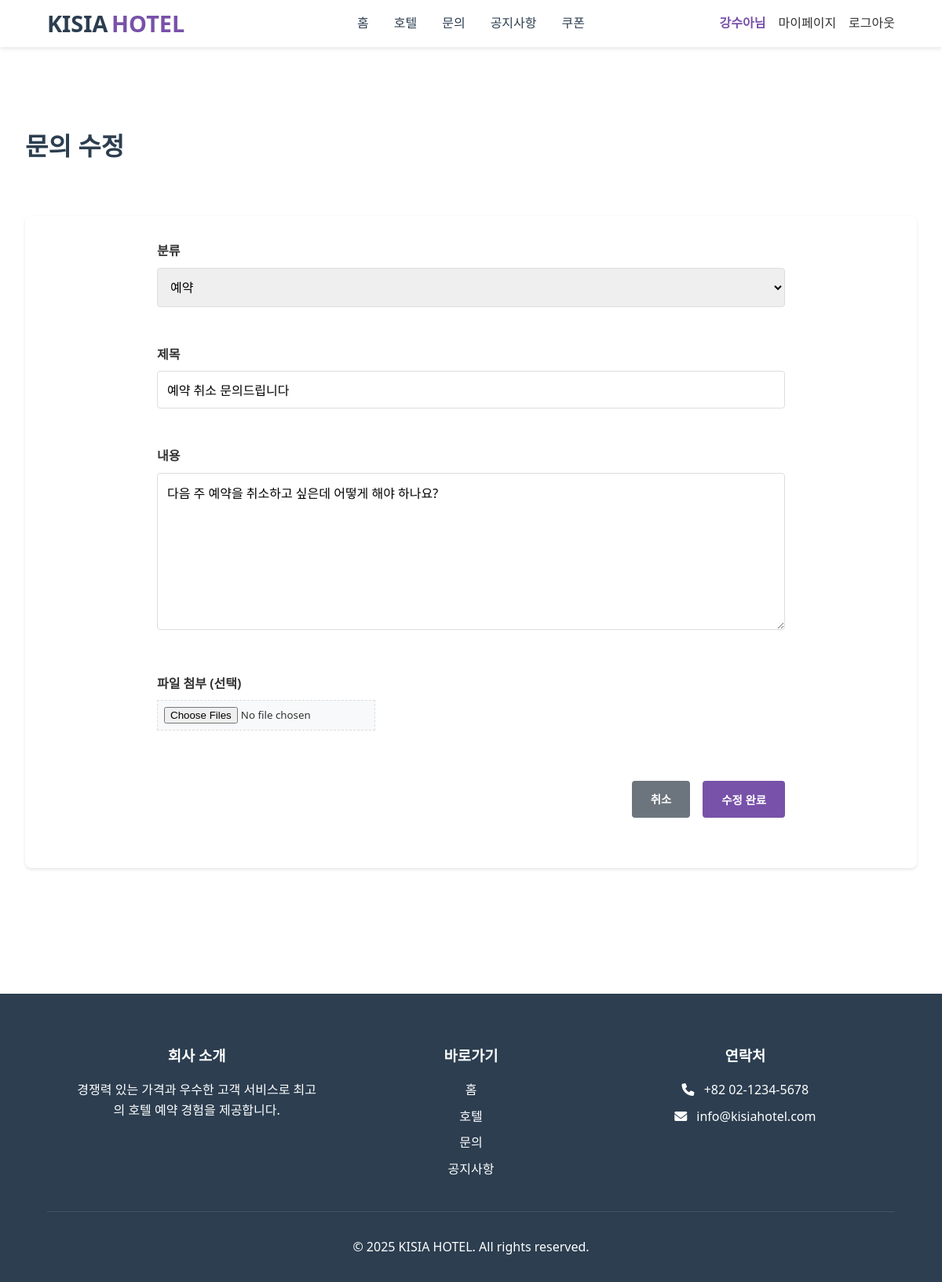
The page /inquiry/inquiry_edit.php?inquiry_id=1 (signed in) on the database its author committed.
### tables this page shows
CREATE TABLE inquiries (
    inquiry_id INT PRIMARY KEY AUTO_INCREMENT,
    user_id INT,
    category ENUM('reservation', 'payment', 'room', 'other') NOT NULL,
    title VARCHAR(100) NOT NULL,
    content TEXT NOT NULL,
    is_secret TINYINT(1) DEFAULT 0,
    created_at DATETIME DEFAULT CURRENT_TIMESTAMP,
    updated_at DATETIME DEFAULT CURRENT_TIMESTAMP ON UPDATE CURRENT_TIMESTAMP,
    FOREIGN KEY (user_id) REFERENCES users(user_id) ON DELETE CASCADE
);

### src/inquiry/inquiry_edit.php (the view, shortened to what this page needs)
<?php
include_once __DIR__ . '/../includes/header.php';
include_once __DIR__ . '/../includes/db_connection.php';
$inquiry_id = $_GET['inquiry_id'] ?? 0;
$inquiry_id = (int)$inquiry_id;
$sql = "SELECT * FROM inquiries WHERE inquiry_id = $inquiry_id";
$result = mysqli_query($conn, $sql);
$inquiry = mysqli_fetch_assoc($result);
?>
    <main class="inquiry-board-container">
        <div class="inquiry-board-header">
            <h1 class="inquiry-board-title">문의 수정</h1>
        </div>
        <div class="inquiry-form-container">
            <form class="inquiry-form" method="post" action="../action/inquiry_edit_action.php" enctype="multipart/form-data">
                <div class="inquiry-form-group">
                    <label for="category">분류</label>
                    <select id="category" name="category" required>
                        <option value="reservation" <?= $inquiry['category'] === 'reservation' ? 'selected' : '' ?>>예약</option>
                    </select>
                </div>
                <div class="inquiry-form-group">
                    <label for="title">제목</label>
                    <input type="text" id="title" name="title" value="<?= $inquiry['title'] ?>" required>
                </div>
                <div class="inquiry-form-group">
                    <label for="content">내용</label>
                    <textarea id="content" name="content" required><?= $inquiry['content'] ?></textarea>
                </div>
                <div class="inquiry-form-group">
                    <label for="files">파일 첨부 (선택)</label>
                    <input type="file" id="files" name="files[]" multiple>
                </div>
                <div class="inquiry-form-actions">
                    <a href="inquiry_detail.php?inquiry_id=<?= $inquiry['inquiry_id'] ?>" class="inquiry-write-btn inquiry-cancel-btn">취소</a>
                    <button type="submit" class="inquiry-write-btn">수정 완료</button>
                </div>
            </form>
        </div>
    </main>
<?php include_once __DIR__ . '/../includes/footer.php'; ?>

### src/style/styles.css (style rules this page uses)
* { margin: 0; padding: 0; box-sizing: border-box; font-family: 'Segoe UI', Tahoma, Geneva, Verdana, sans-serif; }
body { line-height: 1.6; color: #333; }
a { text-decoration: none; color: inherit; }

### src/style/inquiry.css (style rules this page uses)
.inquiry-board-container { max-width: 1200px; margin: 0 auto; padding: 2rem; }
.inquiry-board-header { display: flex; justify-content: space-between; align-items: center; margin-bottom: 4rem; margin-top: 8rem; }
.inquiry-board-title { font-size: 2rem; color: #2c3e50; margin: 0; }
.inquiry-write-btn { padding: 0.6rem 1.2rem; background-color: #7851A9; color: white; border: none; border-radius: 5px; cursor: pointer; text-decoration: none; font-size: 0.9rem; }
.inquiry-form-container { background: white; padding: 2rem; border-radius: 8px; box-shadow: 0 2px 4px rgba(0,0,0,0.1); margin-top: 1rem; margin-bottom: 8rem; }
.inquiry-form { max-width: 800px; margin: 0 auto; }
.inquiry-form .inquiry-form-group { margin-bottom: 3rem; }
.inquiry-form label { display: block; margin-bottom: 0.5rem; font-weight: 600; color: #333; }
.inquiry-form select, .inquiry-form input[type="text"], .inquiry-form textarea { width: 100%; padding: 0.75rem; border: 1px solid #ddd; border-radius: 4px; font-size: 1rem; }
.inquiry-form textarea { height: 200px; resize: vertical; }
.inquiry-form input[type="file"] { padding: 0.5rem; background-color: #f8f9fa; border: 1px dashed #ddd; cursor: pointer; }
.inquiry-form-actions { display: flex; justify-content: flex-end; gap: 1rem; margin-top: 4rem; margin-bottom: 2rem; }
.inquiry-form-actions .inquiry-write-btn { padding: 0.75rem 1.5rem; border: none; border-radius: 4px; font-weight: 600; cursor: pointer; transition: background-color 0.2s; }
.inquiry-form-actions .inquiry-write-btn:not(.inquiry-cancel-btn) { background-color: #7851A9; color: white; }
.inquiry-form-actions .inquiry-cancel-btn { background-color: #6c757d; color: white; text-decoration: none; text-align: center; }

### rows shown on the page
inquiries: category "예약", title "예약 취소 문의드립니다", content "다음 주 예약을 취소하고 싶은데 어떻게 해야 하나요?"

### other values the page prints
$_SESSION['username'] "강수아"
